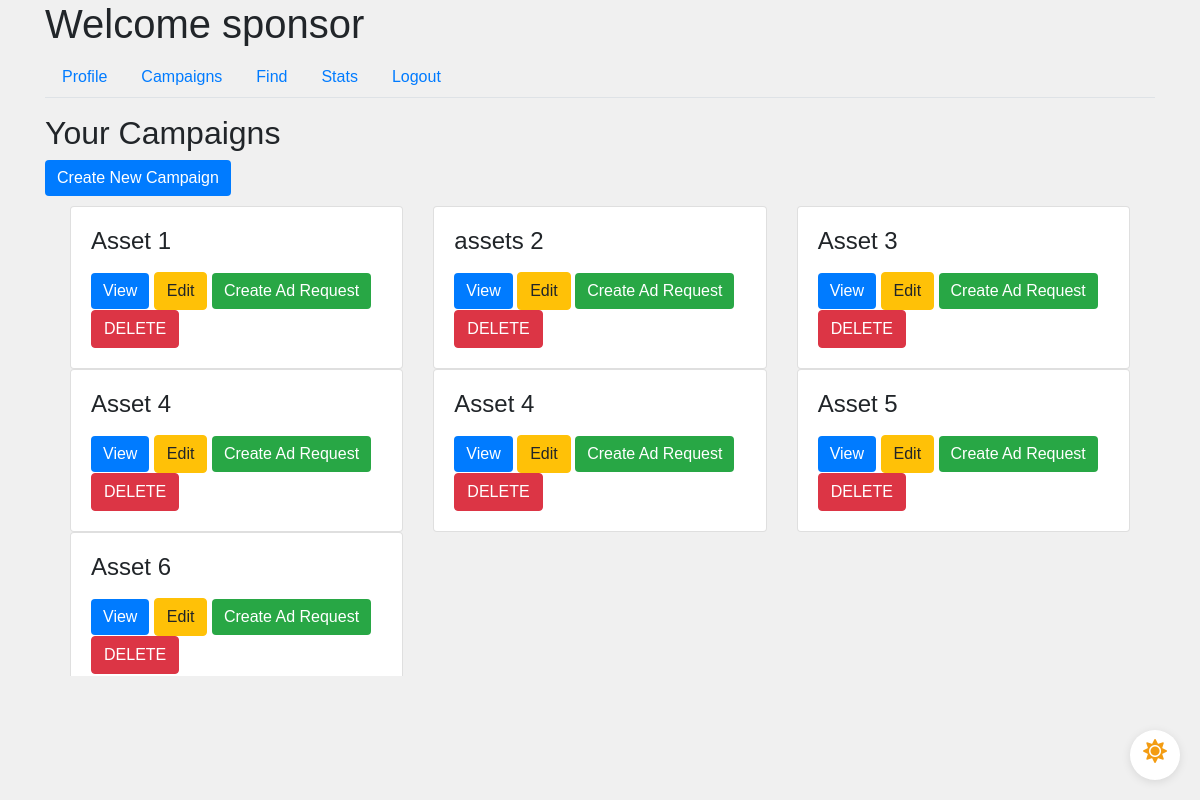
The app's page /sponsor/campaigns (signed in) with its own data.
### app/models.py (models this page shows, shortened)
class User(UserMixin, db.Model):
    id = db.Column(db.Integer, primary_key=True)
    username = db.Column(db.String(64), unique=True, nullable=False)
    email = db.Column(db.String(120), unique=True, nullable=False)
    password_hash = db.Column(db.String(128), nullable=False)
    role = db.Column(db.String(20), nullable=False)
    industry = db.Column(db.String(120))  # For Sponsors
    platforms = db.Column(db.Text)  # For Influencers
    category = db.Column(db.String(120))  # For Influencers
    niche = db.Column(db.String(120))  # For Influencers
    profile_pic = db.Column(db.String(20), nullable=False, default='download.png')
    flag = db.Column(db.Boolean, default=False, nullable=False)  # Add flag column

class Campaign(db.Model):
    id = db.Column(db.Integer, primary_key=True)
    name = db.Column(db.String(100), nullable=False)
    description = db.Column(db.Text, nullable=False)
    budget = db.Column(db.Float, nullable=False)
    visibility = db.Column(db.String(10), nullable=False)  # 'public', 'private'
    start_date = db.Column(db.Date, nullable=False)
    end_date = db.Column(db.Date, nullable=False)
    user_id = db.Column(db.Integer, db.ForeignKey('user.id'), nullable=False)
    ad_requests = db.relationship('AdRequest', backref='campaign', lazy=True)
    flag = db.Column(db.Boolean, default=False, nullable=False)  # Add flag column

### app/routes.py (the view)
@main.route('/sponsor/campaigns')
@login_required
def sponsor_campaigns():
    if current_user.role == 'sponsor':
        campaigns = Campaign.query.filter_by(user_id=current_user.id).all()
        return render_template('sponsor_campaigns.html', campaigns=campaigns)
    return redirect(url_for('main.home'))

### app/models.py (called while the page is built)
@login_manager.user_loader
def load_user(user_id):
    return User.query.get(int(user_id))

### app/templates/sponsor_campaigns.html (shortened to what this page needs)
{% extends "sponsor_dashboard.html" %}
{% block tab_content %}
<h2>Your Campaigns</h2>
{% if current_user.flag == 0 %}
<a href="{{ url_for('main.new_campaign') }}" class="btn btn-primary">Create New Campaign</a>
{% endif %}
<div class="scrollable-container scrollable-container-custom-height sponsor-campaign-padding">
    <div class="row-container">
        {% for campaign in campaigns %}
        <div class="col-md-4">
            <div class="request-box card">
                <div class="card-body">
                    <h4 class="card-title">{{ campaign.name }}</h4>
                    <button class="btn btn-primary button-padding" data-toggle="modal" data-target="#campaignModal" data-id="{{ campaign.id }}">View</button>
                    {% if campaign.flag == 0 and current_user.flag == 0 %}
                        <a href="{{ url_for('main.edit_campaign', id=campaign.id) }}" class="btn btn-warning button-padding">Edit</a>
                        <a href="{{ url_for('main.new_ad_request', campaign_id=campaign.id) }}" class="btn btn-success button-padding">Create Ad Request</a>
                        <a href="{{ url_for('main.delete_campaign', id=campaign.id) }}" class="btn btn-danger button-padding">DELETE</a>
                    {% endif %}
                </div>
            </div>
        </div>
    {% endfor %}
    </div>
</div>
{% endblock %}

### app/templates/sponsor_dashboard.html (shortened to what this page needs)
{% extends "base.html" %}
{% block content %}
<div class="dark-mode-toggle">
    <label for="darkSwitch" class="toggle-label">
        <i class="fas fa-sun light-mode-icon"></i>
    </label>
</div>
<h1>Welcome {{ current_user.username }}</h1>
<ul class="nav nav-tabs">
    <li class="nav-item">
        <a class="nav-link" href="{{ url_for('main.sponsor_profile') }}">Profile</a>
    </li>
    <li class="nav-item">
        <a class="nav-link" href="{{ url_for('main.sponsor_campaigns') }}">Campaigns</a>
    </li>
    <li class="nav-item">
        <a class="nav-link" href="{{ url_for('main.sponsor_find') }}">Find</a>
    </li>
    <li class="nav-item">
        <a class="nav-link" href="{{ url_for('main.sponsor_stats') }}">Stats</a>
    </li>
    <li class="nav-item">
        <a class="nav-link" href="{{ url_for('main.logout') }}">Logout</a>
    </li>
</ul>
<div class="tab-content mt-3">
    {% block tab_content %}{% endblock %}
</div>
{% endblock %}

### app/static/css/styles.css (style rules this page uses)
.scrollable-container { display: flex; flex-direction: column; overflow-y: auto; height: 255px; scroll-snap-type: y mandatory; }
.scrollable-container-custom-height { height: 480px; }
.sponsor-campaign-padding { padding: 10px; }
.button-padding { padding: 6px 12px; }
.row-container { display: flex; flex-wrap: wrap; }
body { font-family: 'Arial', sans-serif; background-color: #f0f0f0; margin: 0; padding: 0; transition: background-color 0.3s; }
.btn-primary { background-color: #007bff; border: none; }
.btn-success { background-color: #28a745; border: none; }
.dark-mode-toggle { position: fixed; bottom: 20px; right: 20px; width: 50px; height: 50px; border-radius: 50%; background-color: #fff; box-shadow: 0 2px 10px rgba(0, 0, 0, 0.1); display: flex; align-items: center; justify-content: center; cursor: pointer; z-index: 1000; }
.toggle-label { display: flex; align-items: center; justify-content: center; width: 100%; height: 100%; cursor: pointer; position: relative; }
.light-mode-icon, .dark-mode-icon { position: absolute; font-size: 24px; }
.light-mode-icon { color: #f39c12; opacity: 1; transition: opacity 0.3s; }

### records on screen
User: username "sponsor"
Campaign: name "Asset 1"
Campaign: name "assets 2"
Campaign: name "Asset 3"
Campaign: name "Asset 4"
Campaign: name "Asset 4"
Campaign: name "Asset 5"
Campaign: name "Asset 6"
